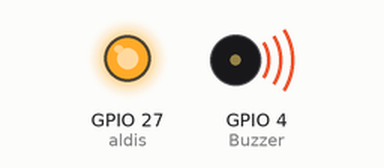
The program below on a simulated Raspberry Pi (BCM pin numbers). Parts: output pins drawn as LEDs (lit = HIGH), buzzer (waves = sounding, pin HIGH).

Above: at 0.75 s.
At 5.05 s:
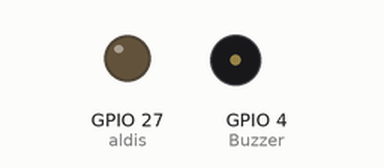
Timing chart, 0 to 6.0 s (numbered marks = the images above):
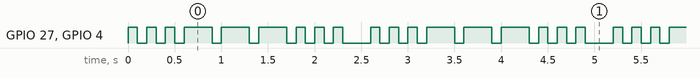

Measured:
- by itself, GPIO 27 (aldis), GPIO 4 (Buzzer): repeats every 2.6 s: 2 × (LOW 0.10 s, HIGH 0.10 s), 3 × (LOW 0.10 s, HIGH 0.30 s), 3 × (LOW 0.10 s, HIGH 0.10 s), LOW 0.30 s, HIGH 0.10 s

The program:

telegraf3.py
```python
# encoding: utf-8
import gpiozero
import time

def prizgi():
    aldis.on()
    zvok.on()

def ugasni():
    aldis.off()
    zvok.off()

zvok = gpiozero.Buzzer(4)
aldis = gpiozero.LED(27)

enota = 0.1 # privzeta enota je desetinka sekunde

while True:
    for znak in '...---...':
        prizgi()
        if znak == '.':
            time.sleep(enota)
        if znak == '-':
            time.sleep(3 * enota)
        ugasni()
        time.sleep(enota)
    time.sleep(2 * enota)
```
